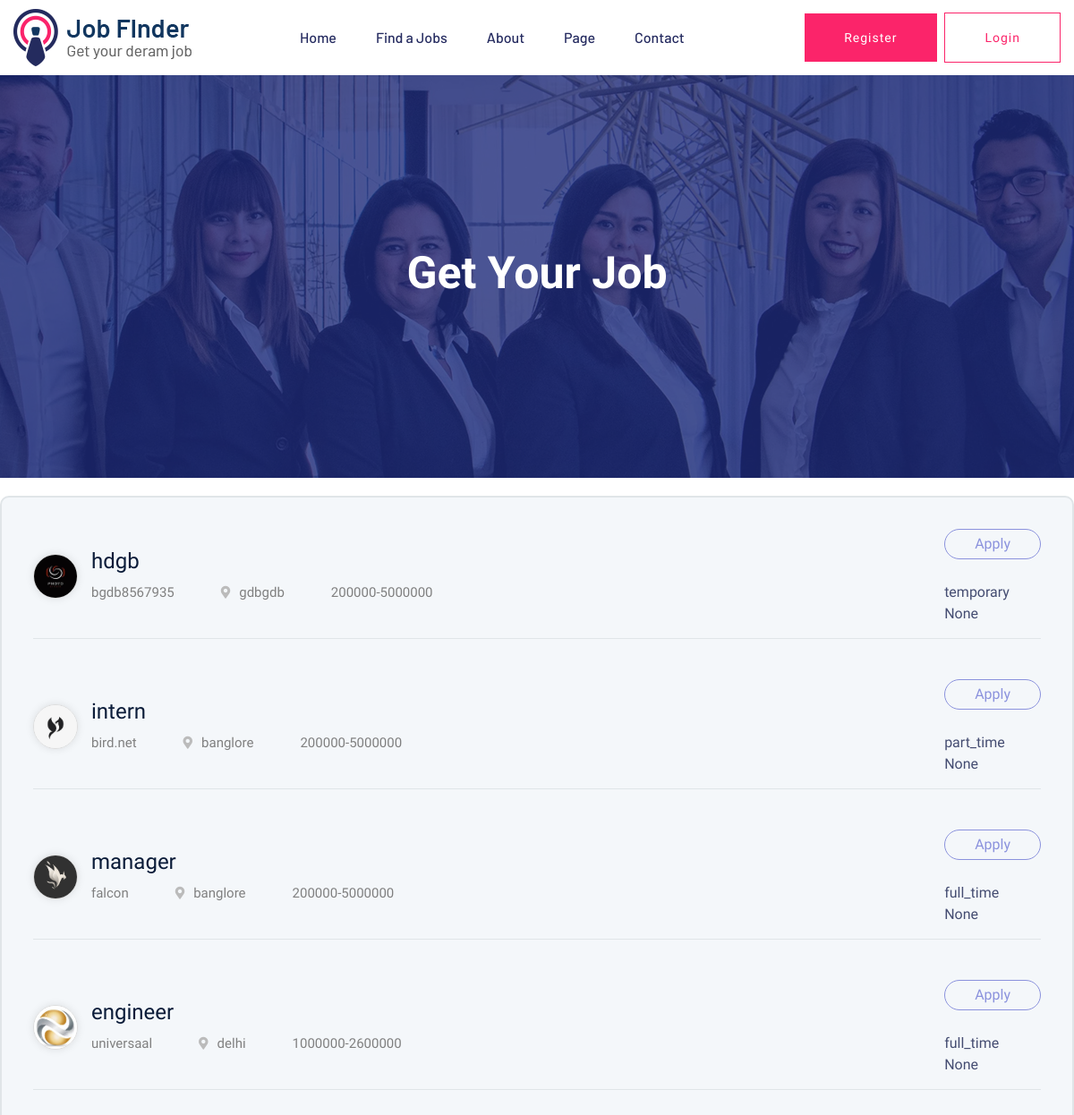
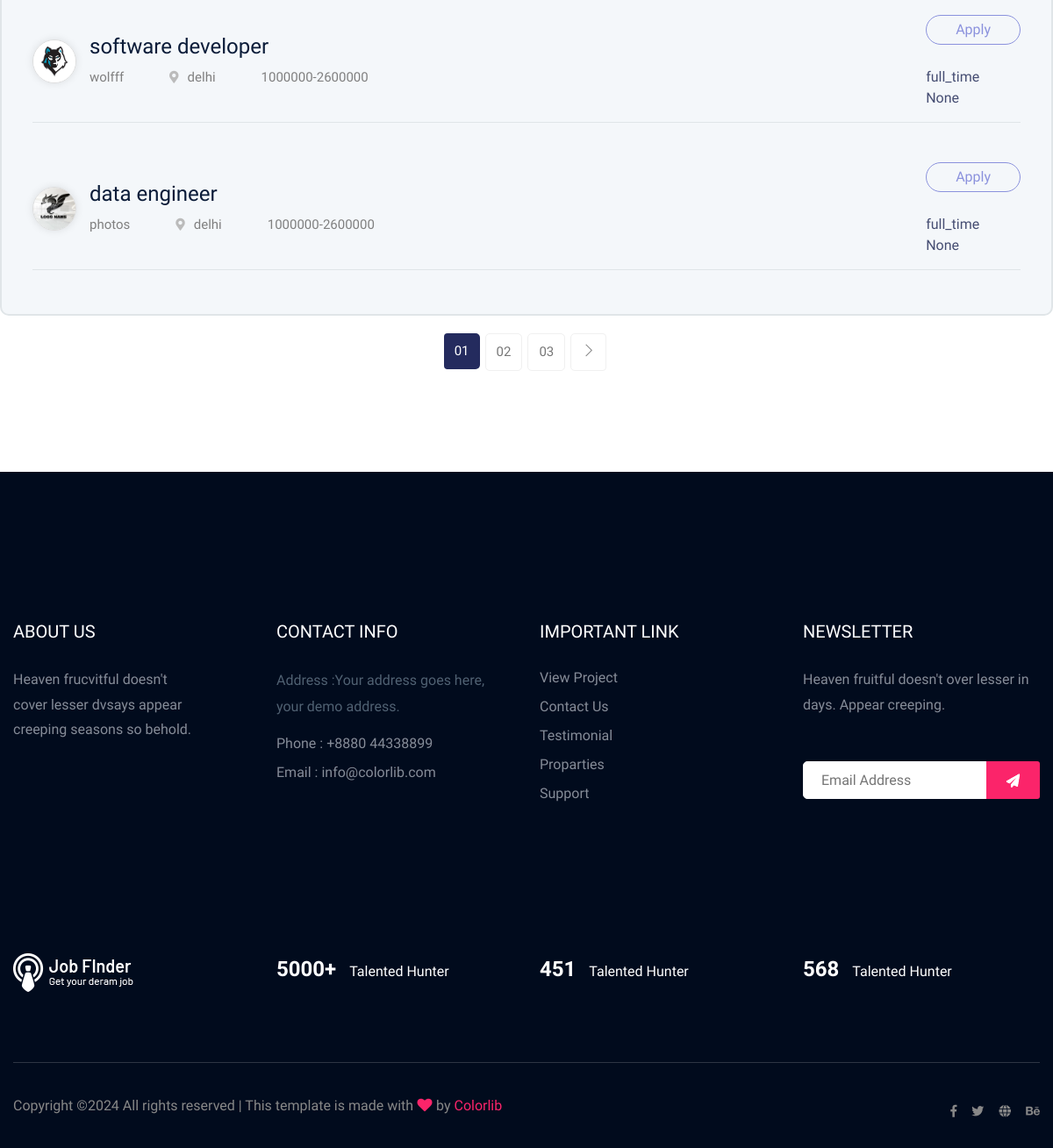
Page /job_listing on the committed database (2 pictures, top to bottom).
### jobfinderportal-master/app.py (models this page shows, shortened)
class Job(db.Model):
    id = db.Column(db.Integer, primary_key=True)
    job_title = db.Column(db.String(255), nullable=False)
    job_description = db.Column(db.String(1000), nullable=True)
    company_name = db.Column(db.String(255), nullable=False)
    location = db.Column(db.String(255), nullable=False)
    salary = db.Column(db.String(20), nullable=True)
    job_type = db.Column(db.String(50), nullable=True)
    posted_date = db.Column(db.String(50), nullable=True)
    company_logo = db.Column(db.String(255), nullable=True)
    job_category = db.Column(db.String(255), nullable=True)
    experience = db.Column(db.String(20), nullable=True)
    user_id = db.Column(db.Integer, db.ForeignKey('user.id'), nullable=False)
    applications = db.relationship('JobApplication', backref='job', lazy=True)

### jobfinderportal-master/app.py (the view, shortened to what this page needs)
@app.route('/job_listing', methods=['GET', 'POST'])
def job_listing():
    categories = db.session.query(Job.job_category.distinct()).all()
    types = db.session.query(Job.job_type.distinct()).all()
    locations = db.session.query(Job.location.distinct()).all()
    job_listings = Job.query.all()
    return render_template(
        'job_listing.html',
        job_listings=job_listings,
        categories=categories,
        types=types,
        locations=locations,
        get_logo_filename=get_logo_filename
    )

### jobfinderportal-master/app.py (called while the page is built)
def get_logo_filename(company_name):
    allowed_extensions = {'png', 'jpg', 'jpeg', 'gif'}
    for ext in allowed_extensions:
        filename = f"{company_name}.{ext}"
        logo_path = os.path.join(app.config['UPLOAD_FOLDER'], filename.replace('/', os.path.sep))
        if os.path.exists(logo_path):
            return filename
    return 'default_logo.png'

### jobfinderportal-master/templates/job_listing.html (shortened to what this page needs)
<!doctype html>
<html class="no-js" lang="zxx">
    <head>
        <link rel="stylesheet" href="static/css/bootstrap.min.css">
        <link rel="stylesheet" href="static/css/owl.carousel.min.css">
        <link rel="stylesheet" href="static/css/flaticon.css">
        <link rel="stylesheet" href="static/css/price_rangs.css">
        <link rel="stylesheet" href="static/css/slicknav.css">
        <link rel="stylesheet" href="static/css/animate.min.css">
        <link rel="stylesheet" href="static/css/magnific-popup.css">
        <link rel="stylesheet" href="static/css/fontawesome-all.min.css">
        <link rel="stylesheet" href="static/css/themify-icons.css">
        <link rel="stylesheet" href="static/css/slick.css">
        <link rel="stylesheet" href="static/css/nice-select.css">
        <link rel="stylesheet" href="static/css/style.css">
    </head>
   <body>
    <header>
<div class="header-area header-transparrent">
    <div class="headder-top header-sticky">
        <div class="container">
            <div class="row align-items-center">
                <div class="col-lg-3 col-md-2">
                    <div class="logo">
                        <a href="{{ url_for('index') }}"><img src="{{ url_for('static', filename='img/logo/logo.png') }}" alt=""></a>
                    </div>
                </div>
                <div class="col-lg-9 col-md-9">
                    <div class="menu-wrapper">
                        <div class="main-menu">
                            <nav class="d-none d-lg-block">
                                <ul id="navigation">
                                    <li><a href="{{ url_for('index') }}">Home</a></li>
                                    <li><a href="{{ url_for('job_listing') }}">Find a Jobs</a></li>
                                    <li><a href="{{ url_for('about') }}">About</a></li>
                                    <li><a href="#">Page</a>
                                    </li>
                                    <li><a href="{{ url_for('contact') }}">Contact</a></li>
                                </ul>
                            </nav>
                        </div>
                        <div class="header-btn d-none f-right d-lg-block">
                            {% if current_user.is_authenticated %}
                                <a href="{{ url_for('logout') }}" class="btn head-btn1">Logout</a>
                            {% else %}
                                <a href="{{ url_for('register') }}" class="btn head-btn1">Register</a>
                                <a href="{{ url_for('login') }}" class="btn head-btn2">Login</a>
                            {% endif %}
                        </div>
                    </div>
                </div>
                <div class="col-12">
                </div>
            </div>
        </div>
    </div>
</div>
        <div class="slider-area ">
            <div class="single-slider section-overly slider-height2 d-flex align-items-center" data-background="static/img/hero/about.jpg">
                <div class="container">
                    <div class="row">
                        <div class="col-xl-12">
                            <div class="hero-cap text-center">
                                <h2>Get your job</h2>
                            </div>
                        </div>
                    </div>
                </div>
            </div>
        </div>
<div class="job-list-container-box">
    <section class="featured-job-area">
        <div class="container">
            <div class="row">
                <div class="col-xl-12">
                    <div id="job-list-container">
                        {% for job in job_listings %}
                        <div class="single-job-items mb-30">
                            <div class="job-items">
                                <div class="company-img">
                                    <img src="{{ url_for('static', filename='img/logo/' + get_logo_filename(job.company_name)) }}"
                                        alt="{{ job.company_name }} Logo">
                                </div>
                                <div class="job-tittle job-tittle2">
                                    <h4>{{ job.job_title }}</h4>
                                    <ul>
                                        <li>{{ job.company_name }}</li>
                                        <li><i class="fas fa-map-marker-alt"></i>{{ job.location }}</li>
                                        <li>{{ job.salary }}</li>
                                    </ul>
                                </div>
                            </div>
                            <div class="items-link items-link2 f-right">
                                <a href="{{ url_for('application_form', job_id=job.id) }}">Apply</a>
                                <span>{{ job.job_type }}</span>
                                <span>{{ job.posted_date }}</span>
                            </div>
                        </div>
                        {% endfor %}
                    </div>
                </div>
            </div>
        </div>
    </section>
</div>
<div class="pagination-area pb-115 text-center">
    <div class="container">
        <div class="row">
            <div class="col-xl-12">
                <div class="single-wrap d-flex justify-content-center">
                    <nav aria-label="Page navigation example">
                        <ul class="pagination justify-content-start">
                            <li class="page-item active"><a class="page-link" href="#">01</a></li>
                            <li class="page-item"><a class="page-link" href="#">02</a></li>
                            <li class="page-item"><a class="page-link" href="#">03</a></li>
                            <li class="page-item"><a class="page-link" href="#"><span class="ti-angle-right"></span></a></li>
                        </ul>
                    </nav>
                </div>
            </div>
        </div>
    </div>
</div>
    <footer>
        <div class="footer-area footer-bg footer-padding">
            <div class="container">
                <div class="row d-flex justify-content-between">
                    <div class="col-xl-3 col-lg-3 col-md-4 col-sm-6">
                       <div class="single-footer-caption mb-50">
                         <div class="single-footer-caption mb-30">
                             <div class="footer-tittle">
                                 <h4>About Us</h4>
                                 <div class="footer-pera">
                                     <p>Heaven frucvitful doesn't cover lesser dvsays appear creeping seasons so behold.</p>
                                </div>
                             </div>
                         </div>
                       </div>
                    </div>
                    <div class="col-xl-3 col-lg-3 col-md-4 col-sm-5">
                        <div class="single-footer-caption mb-50">
                            <div class="footer-tittle">
                                <h4>Contact Info</h4>
                                <ul>
                                    <li>
                                    <p>Address :Your address goes
                                        here, your demo address.</p>
                                    </li>
                                    <li><a href="#">Phone : +8880 44338899</a></li>
                                    <li><a href="#">Email : info@colorlib.com</a></li>
                                </ul>
                            </div>
                        </div>
                    </div>
                    <div class="col-xl-3 col-lg-3 col-md-4 col-sm-5">
                        <div class="single-footer-caption mb-50">
                            <div class="footer-tittle">
                                <h4>Important Link</h4>
                                <ul>
                                    <li><a href="#"> View Project</a></li>
                                    <li><a href="#">Contact Us</a></li>
                                    <li><a href="#">Testimonial</a></li>
                                    <li><a href="#">Proparties</a></li>
                                    <li><a href="#">Support</a></li>
                                </ul>
                            </div>
                        </div>
                    </div>
                    <div class="col-xl-3 col-lg-3 col-md-4 col-sm-5">
                        <div class="single-footer-caption mb-50">
                            <div class="footer-tittle">
                                <h4>Newsletter</h4>
                                <div class="footer-pera footer-pera2">
                                 <p>Heaven fruitful doesn't over lesser in days. Appear creeping.</p>
                             </div>
                             <div class="footer-form" >
                                 <div id="mc_embed_signup">
                                     <form target="_blank" action="https://spondonit.us12.list-manage.com/subscribe/post?u=1462626880ade1ac87bd9c93a&amp;id=92a4423d01"
                                     method="get" class="subscribe_form relative mail_part">
                                         <input type="email" name="email" id="newsletter-form-email" placeholder="Email Address"
                                         class="placeholder hide-on-focus" onfocus="this.placeholder = ''"
                                         onblur="this.placeholder = ' Email Address '">
                                         <div class="form-icon">
                                             <button type="submit" name="submit" id="newsletter-submit"
                                             class="email_icon newsletter-submit button-contactForm"><img src="static/img/icon/form.png" alt=""></button>
                                         </div>
                                     </form>
                                 </div>
                             </div>
                            </div>
                        </div>
                    </div>
                </div>
               <div class="row footer-wejed justify-content-between">
                       <div class="col-xl-3 col-lg-3 col-md-4 col-sm-6">
                          <div class="footer-logo mb-20">
                            <a href="index.html"><img src="static/img/logo/logo2_footer.png" alt=""></a>
                          </div>
                       </div>
                       <div class="col-xl-3 col-lg-3 col-md-4 col-sm-5">
                        <div class="footer-tittle-bottom">
                            <span>5000+</span>
                            <p>Talented Hunter</p>
                        </div>
                       </div>
                       <div class="col-xl-3 col-lg-3 col-md-4 col-sm-5">
                            <div class="footer-tittle-bottom">
                                <span>451</span>
                                <p>Talented Hunter</p>
                            </div>
                       </div>
                       <div class="col-xl-3 col-lg-3 col-md-4 col-sm-5">
                            <div class="footer-tittle-bottom">
                                <span>568</span>
                                <p>Talented Hunter</p>
                            </div>
                       </div>
               </div>
            </div>
        </div>
        <div class="footer-bottom-area footer-bg">
            <div class="container">
                <div class="footer-border">
                     <div class="row d-flex justify-content-between align-items-center">
                         <div class="col-xl-10 col-lg-10 ">
                             <div class="footer-copy-right">
                                 <p>
  Copyright &copy;<script>document.write(new Date().getFullYear());</script> All rights reserved | This template is made with <i class="fa fa-heart" aria-hidden="true"></i> by <a href="https://colorlib.com" target="_blank">Colorlib</a>
  </p>
                             </div>
                         </div>
                         <div class="col-xl-2 col-lg-2">
                             <div class="footer-social f-right">
                                 <a href="#"><i class="fab fa-facebook-f"></i></a>
                                 <a href="#"><i class="fab fa-twitter"></i></a>
                                 <a href="#"><i class="fas fa-globe"></i></a>
                                 <a href="#"><i class="fab fa-behance"></i></a>
                             </div>
                         </div>
                     </div>
                </div>
            </div>
        </div>
    </footer>
    </body>
</html>

### jobfinderportal-master/templates/job_listing.html (style rules this page uses)
.job-list-container-box { border: 2px solid #e0e5e8; border-radius: 10px; background-color: #f4f7fa; margin: 20px 0; padding: 20px; }
.single-job-items { display: flex; justify-content: space-between; align-items: center; border-bottom: 1px solid #e0e5e8; padding: 15px 0; }
.job-items { display: flex; align-items: center; }
.company-img { width: 50px; height: 50px; margin-right: 15px; border: 1px solid #ddd; overflow: hidden; border-radius: 50%; box-shadow: 0 0 10px rgba(0, 0, 0, 0.1); }
.company-img img { width: 100%; height: 100%; object-fit: cover; }
.job-tittle { flex-grow: 1; }

### rows in the picture
Job: company_name (picture), job_title "hdgb", company_name "bgdb8567935", location "gdbgdb", salary "200000-5000000", job_type "temporary", posted_date "None"
Job: company_name (picture), job_title "intern", company_name "bird.net", location "banglore", salary "200000-5000000", job_type "part_time", posted_date "None"
Job: company_name (picture), job_title "manager", company_name "falcon", location "banglore", salary "200000-5000000", job_type "full_time", posted_date "None"
Job: company_name (picture), job_title "engineer", company_name "universaal", location "delhi", salary "1000000-2600000", job_type "full_time", posted_date "None"
Job: company_name (picture), job_title "software developer", company_name "wolfff", location "delhi", salary "1000000-2600000", job_type "full_time", posted_date "None"
Job: company_name (picture), job_title "data engineer", company_name "photos", location "delhi", salary "1000000-2600000", job_type "full_time", posted_date "None"
